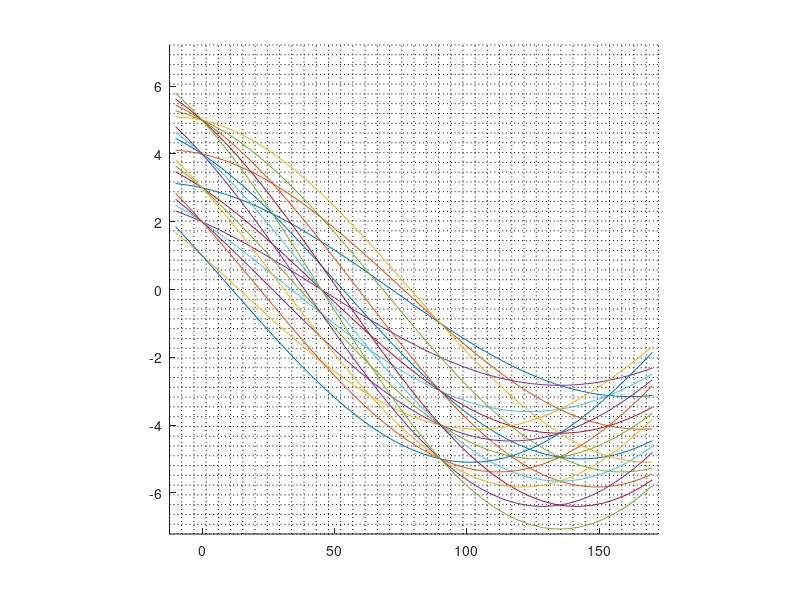
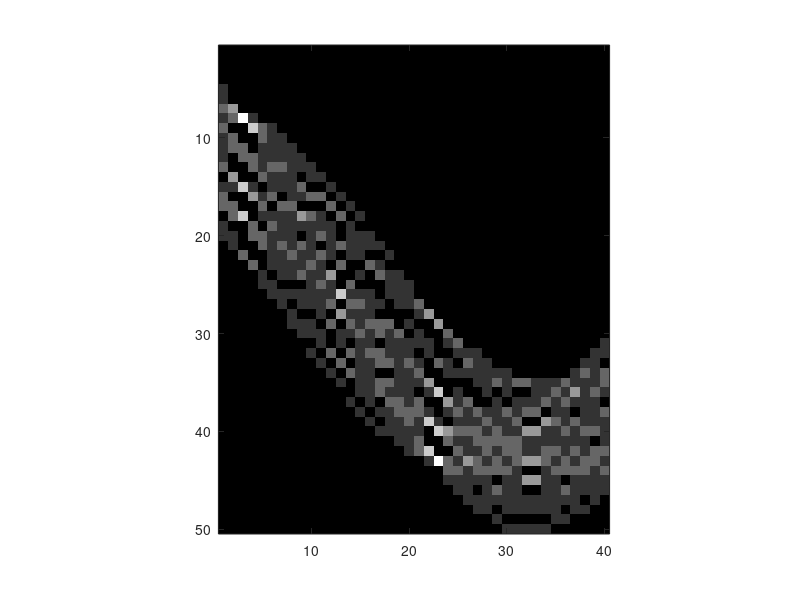

Here is the MATLAB script that generated these plots, in order:
% Hough main function - 04/16/2019
% Michel Dhome - Jean-Marc Berthommé
%
% - 04/11/2019:
%   . first script to handle Hough transform
% - 04/16/2019:
%   . deep work to manage binary images at multi-(theta,d) resolution

function hough_main
dbg = 0;      % debug flag
tres = 40;    % theta resolution - 19 - 180 between 180°
dres = 50;    % delta resolution - 21 - 100

% I. Build a random image
% h = 6; w = 8; % 6x8
h = input('image height ? ');
w = input('image width  ? ');
t = sprintf('Binary image: %dx%d', h,w);

Irnd = rand(h,w); % random matrix/image
I = Irnd <= 0.5;  % binary matrix/image

% I_ = zeros(h,w); I_(6,8) = 1;
% I = logical(I_);

% II. Display it
f1 = figure(1); set(gcf,'Color',[0.2,0.2,0.2]);
set(f1,'Position', [1316 532 605 442]);
image(repmat(I,[1 1 3])); axis image; axis off;
title(t,'color','w');

% White pixels coordinates
[X,Y] = meshgrid(1:w,1:h);
xx = X(I); yy = Y(I);
% [yy(1:10) xx(1:10)]

% Dual space [\theta, d] building
dt = -10;             % theta delta - [°] - 10°
tm =   0;             % theta   min - [°]
tM = 180;             % theta   max - [°] - 360 -> 180
tmin = tm + dt;       % real theta min - [°]
tmax = tM + dt;       % real theta max - [°]

dd = 0;                    % dist delta  - [px]
dmax = (h^2+w^2)^0.5 + dd; % dist max    - [px]
dmin =         -dmax + dd; % dist min    - [px]

% tres = 5;          % /!\ theta resolution - 19 - 180
% dres = 5;          % /!\ delta resolution - 21 - 100

t = linspace(tmin, tmax, tres)'; % angles vector - [°]
theta = t/180*pi;                 % thetas vector - [rad]

tstep = ( tmax-tmin ) / (tres - 1);
dstep = ( dmax-dmin ) / (dres - 1);

accu = zeros(dres, tres);
f2 = figure(2); set(f2,'Position', [6 9 1295 965]);
axis([tmin-tstep/2, tmax+tstep/2, -dmax-dstep/2, dmax+dstep/2]);
axis square;
disp_grid(tmin,tmax,tstep,tres, -dmax,dmax,dstep,dres, ':k');

nb = size(xx,1);
dedges = linspace(dmin-dstep/2, dmax+dstep/2, dres+1);

Iacc = uint8(255*accu);
f3 = figure(3); set(f3,'Position', [1311 11 605 434]);
image(repmat(Iacc, [1 1 3])); axis image;

Xd = (1:tres)'; % theta x coordinates

%**************** MAIN METHOD ***************
for i=1:nb
   y=yy(i); x=xx(i);               %     ->  ->
   d = -x*sin(theta)+y*cos(theta); % d = OM . e_\theta
   
   figure(2); hold on; plot(t, d); hold off;
   if (dbg==1), hold on; plot(t, d, 'r+'); hold off; end;
   
   [~, dBin] = histc(d, dedges);
   Yd = (dres+1)-dBin;        % theta y coordinates
   Ind = Yd + (Xd-1)* dres;   % Index of all the [y x] sinusoïde pixels
   accu(Ind) = accu(Ind) + 1; % increment the accumulation 
   
   % renormalizd accumulation image 
   Iacc = uint8(255*(accu/max(accu(:))));
   figure(3); image(repmat(Iacc, [1 1 3])); axis image;
end

pause; clear all; close all;

function disp_grid(xm, xM, dx, nx, ym, yM, dy, ny, color)
% display a grid
h = linspace(xm-dx/2, xM+dx/2, 20);
v = linspace(ym-dy/2, yM+dy/2, 20);

X = xm + dx * (0:nx)' - dx/2;
Y = ym + dy * (0:ny)' - dy/2;

hold on;
for j = 1:nx+1     % vertical lines
    x = X(j);
    plot(x*ones(1,20), v, color);
end

for i = 1:ny+1     % horizontal lines
    y = Y(i);
    plot(h, y*ones(1,20), color);
end
hold off;

